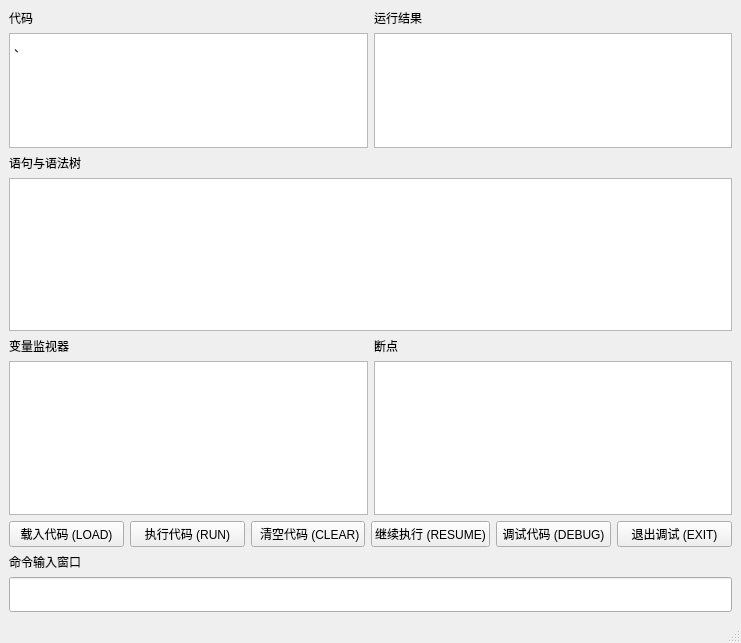
<?xml version="1.0" encoding="UTF-8"?>
<ui version="4.0">
 <class>MainWindow</class>
 <widget class="QMainWindow" name="MainWindow">
  <property name="geometry">
   <rect>
    <x>0</x>
    <y>0</y>
    <width>741</width>
    <height>643</height>
   </rect>
  </property>
  <property name="sizePolicy">
   <sizepolicy hsizetype="Preferred" vsizetype="Preferred">
    <horstretch>0</horstretch>
    <verstretch>0</verstretch>
   </sizepolicy>
  </property>
  <property name="windowTitle">
   <string>GuiBasic</string>
  </property>
  <widget class="QWidget" name="centralwidget">
   <property name="sizePolicy">
    <sizepolicy hsizetype="Expanding" vsizetype="Expanding">
     <horstretch>0</horstretch>
     <verstretch>0</verstretch>
    </sizepolicy>
   </property>
   <layout class="QHBoxLayout" name="horizontalLayout_3">
    <item>
     <layout class="QVBoxLayout" name="verticalLayout">
      <item>
       <layout class="QHBoxLayout" name="horizontalLayout">
        <item>
         <layout class="QVBoxLayout" name="verticalLayout_2">
          <item>
           <widget class="QLabel" name="labelCode">
            <property name="text">
             <string>代码</string>
            </property>
           </widget>
          </item>
          <item>
           <widget class="QTextBrowser" name="CodeDisplay">
            <property name="readOnly">
             <bool>true</bool>
            </property>
            <property name="markdown">
             <string>、

</string>
            </property>
            <property name="html">
             <string>&lt;!DOCTYPE HTML PUBLIC &quot;-//W3C//DTD HTML 4.0//EN&quot; &quot;http://www.w3.org/TR/REC-html40/strict.dtd&quot;&gt;
&lt;html&gt;&lt;head&gt;&lt;meta name=&quot;qrichtext&quot; content=&quot;1&quot; /&gt;&lt;meta charset=&quot;utf-8&quot; /&gt;&lt;style type=&quot;text/css&quot;&gt;
p, li { white-space: pre-wrap; }
hr { height: 1px; border-width: 0; }
li.unchecked::marker { content: &quot;\2610&quot;; }
li.checked::marker { content: &quot;\2612&quot;; }
&lt;/style&gt;&lt;/head&gt;&lt;body style=&quot; font-family:'Microsoft YaHei UI'; font-size:9pt; font-weight:400; font-style:normal;&quot;&gt;
&lt;p style=&quot; margin-top:6px; margin-bottom:6px; margin-left:0px; margin-right:0px; -qt-block-indent:0; text-indent:0px;&quot;&gt;、&lt;/p&gt;&lt;/body&gt;&lt;/html&gt;</string>
            </property>
           </widget>
          </item>
         </layout>
        </item>
        <item>
         <layout class="QVBoxLayout" name="verticalLayout_4">
          <item>
           <widget class="QLabel" name="labelOutput">
            <property name="text">
             <string>运行结果</string>
            </property>
           </widget>
          </item>
          <item>
           <widget class="QTextBrowser" name="textBrowser">
            <property name="markdown">
             <string/>
            </property>
            <property name="html">
             <string>&lt;!DOCTYPE HTML PUBLIC &quot;-//W3C//DTD HTML 4.0//EN&quot; &quot;http://www.w3.org/TR/REC-html40/strict.dtd&quot;&gt;
&lt;html&gt;&lt;head&gt;&lt;meta name=&quot;qrichtext&quot; content=&quot;1&quot; /&gt;&lt;meta charset=&quot;utf-8&quot; /&gt;&lt;style type=&quot;text/css&quot;&gt;
p, li { white-space: pre-wrap; }
hr { height: 1px; border-width: 0; }
li.unchecked::marker { content: &quot;\2610&quot;; }
li.checked::marker { content: &quot;\2612&quot;; }
&lt;/style&gt;&lt;/head&gt;&lt;body style=&quot; font-family:'Microsoft YaHei UI'; font-size:9pt; font-weight:400; font-style:normal;&quot;&gt;
&lt;p style=&quot;-qt-paragraph-type:empty; margin-top:0px; margin-bottom:0px; margin-left:0px; margin-right:0px; -qt-block-indent:0; text-indent:0px;&quot;&gt;&lt;br /&gt;&lt;/p&gt;&lt;/body&gt;&lt;/html&gt;</string>
            </property>
           </widget>
          </item>
         </layout>
        </item>
       </layout>
      </item>
      <item>
       <layout class="QVBoxLayout" name="verticalLayout_3">
        <item>
         <widget class="QLabel" name="labelSyntaxTree">
          <property name="text">
           <string>语句与语法树</string>
          </property>
         </widget>
        </item>
        <item>
         <widget class="QTextBrowser" name="treeDisplay">
          <property name="readOnly">
           <bool>true</bool>
          </property>
          <property name="markdown">
           <string/>
          </property>
          <property name="html">
           <string>&lt;!DOCTYPE HTML PUBLIC &quot;-//W3C//DTD HTML 4.0//EN&quot; &quot;http://www.w3.org/TR/REC-html40/strict.dtd&quot;&gt;
&lt;html&gt;&lt;head&gt;&lt;meta name=&quot;qrichtext&quot; content=&quot;1&quot; /&gt;&lt;meta charset=&quot;utf-8&quot; /&gt;&lt;style type=&quot;text/css&quot;&gt;
p, li { white-space: pre-wrap; }
hr { height: 1px; border-width: 0; }
li.unchecked::marker { content: &quot;\2610&quot;; }
li.checked::marker { content: &quot;\2612&quot;; }
&lt;/style&gt;&lt;/head&gt;&lt;body style=&quot; font-family:'Microsoft YaHei UI'; font-size:9pt; font-weight:400; font-style:normal;&quot;&gt;
&lt;p style=&quot;-qt-paragraph-type:empty; margin-top:0px; margin-bottom:0px; margin-left:0px; margin-right:0px; -qt-block-indent:0; text-indent:0px;&quot;&gt;&lt;br /&gt;&lt;/p&gt;&lt;/body&gt;&lt;/html&gt;</string>
          </property>
          <property name="overwriteMode">
           <bool>false</bool>
          </property>
         </widget>
        </item>
        <item>
         <layout class="QHBoxLayout" name="layoutDebugger">
          <item>
           <layout class="QVBoxLayout" name="verticalLayout_8">
            <item>
             <widget class="QLabel" name="labelMonitor">
              <property name="text">
               <string>变量监视器</string>
              </property>
             </widget>
            </item>
            <item>
             <widget class="QTextBrowser" name="monitorDisplay">
              <property name="markdown">
               <string/>
              </property>
             </widget>
            </item>
           </layout>
          </item>
          <item>
           <layout class="QVBoxLayout" name="verticalLayout_7">
            <item>
             <widget class="QLabel" name="labelBreakPoints">
              <property name="text">
               <string>断点</string>
              </property>
             </widget>
            </item>
            <item>
             <widget class="QTextBrowser" name="breakPointsDisplay">
              <property name="markdown">
               <string/>
              </property>
             </widget>
            </item>
           </layout>
          </item>
         </layout>
        </item>
       </layout>
      </item>
      <item>
       <layout class="QHBoxLayout" name="horizontalLayout_2">
        <item>
         <widget class="QPushButton" name="btnLoadCode">
          <property name="text">
           <string>载入代码 (LOAD)</string>
          </property>
         </widget>
        </item>
        <item>
         <widget class="QPushButton" name="btnRunCode">
          <property name="text">
           <string>执行代码 (RUN)</string>
          </property>
         </widget>
        </item>
        <item>
         <widget class="QPushButton" name="btnClearCode">
          <property name="text">
           <string> 清空代码 (CLEAR)</string>
          </property>
         </widget>
        </item>
        <item>
         <widget class="QPushButton" name="btnDebugResume">
          <property name="enabled">
           <bool>true</bool>
          </property>
          <property name="text">
           <string>继续执行 (RESUME)</string>
          </property>
         </widget>
        </item>
        <item>
         <widget class="QPushButton" name="btnDebugMode">
          <property name="text">
           <string>调试代码 (DEBUG)</string>
          </property>
         </widget>
        </item>
        <item>
         <widget class="QPushButton" name="btnExitDebugMode">
          <property name="enabled">
           <bool>true</bool>
          </property>
          <property name="text">
           <string>退出调试 (EXIT)</string>
          </property>
         </widget>
        </item>
       </layout>
      </item>
      <item>
       <layout class="QVBoxLayout" name="verticalLayout_5">
        <item>
         <widget class="QLabel" name="labelCommand">
          <property name="text">
           <string>命令输入窗口</string>
          </property>
         </widget>
        </item>
        <item>
         <widget class="QLineEdit" name="cmdLineEdit">
          <property name="minimumSize">
           <size>
            <width>0</width>
            <height>35</height>
           </size>
          </property>
          <property name="sizeIncrement">
           <size>
            <width>0</width>
            <height>20</height>
           </size>
          </property>
          <property name="font">
           <font>
            <pointsize>16</pointsize>
           </font>
          </property>
         </widget>
        </item>
       </layout>
      </item>
     </layout>
    </item>
   </layout>
  </widget>
  <widget class="QMenuBar" name="menubar">
   <property name="geometry">
    <rect>
     <x>0</x>
     <y>0</y>
     <width>741</width>
     <height>33</height>
    </rect>
   </property>
  </widget>
  <widget class="QStatusBar" name="statusbar"/>
 </widget>
 <resources/>
 <connections/>
</ui>
